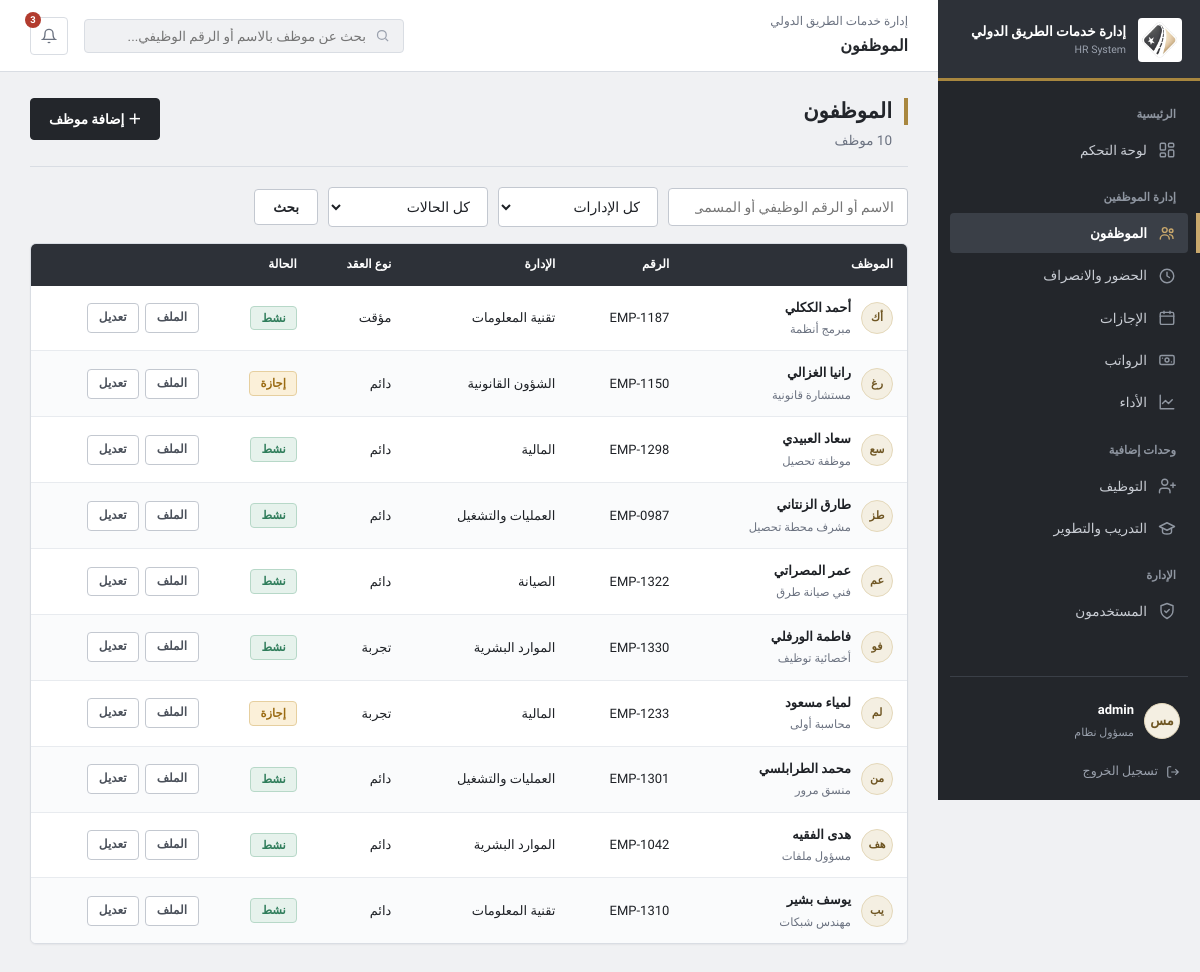
The app's page /employees/ (signed in) with its own data.
### tables this page shows
CREATE TABLE users (
    id INTEGER PRIMARY KEY AUTOINCREMENT,
    username TEXT NOT NULL UNIQUE,
    password_hash TEXT NOT NULL,
    role TEXT NOT NULL DEFAULT 'hr',
    employee_id INTEGER REFERENCES employees(id)
);

CREATE TABLE employees (
    id INTEGER PRIMARY KEY AUTOINCREMENT,
    employee_code TEXT NOT NULL UNIQUE,
    full_name TEXT NOT NULL,
    initials TEXT NOT NULL,
    department_id INTEGER NOT NULL REFERENCES departments(id),
    position TEXT NOT NULL,
    hire_date TEXT NOT NULL,
    contract_type TEXT NOT NULL,
    contract_end_date TEXT,
    status TEXT NOT NULL DEFAULT 'نشط',
    phone TEXT,
    email TEXT,
    base_salary REAL NOT NULL DEFAULT 0,
    allowance REAL NOT NULL DEFAULT 0
);

CREATE TABLE departments (
    id INTEGER PRIMARY KEY AUTOINCREMENT,
    name TEXT NOT NULL UNIQUE
);

### modules/employees.py (the view)
@bp.route("/")
@login_required
def index():
    conn = db.get_db()
    q = request.args.get("q", "").strip()
    dept = request.args.get("dept", "")
    status = request.args.get("status", "")
    sql = ("SELECT e.*, d.name AS department_name FROM employees e "
           "JOIN departments d ON d.id = e.department_id WHERE 1=1")
    params = []
    if q:
        sql += " AND (e.full_name LIKE ? OR e.employee_code LIKE ? OR e.position LIKE ?)"
        params += ["%" + q + "%"] * 3
    if dept.isdigit():
        sql += " AND e.department_id = ?"
        params.append(int(dept))
    if status in STATUSES:
        sql += " AND e.status = ?"
        params.append(status)
    sql += " ORDER BY e.full_name"
    rows = conn.execute(sql, params).fetchall()
    return render_template("employees/list.html", rows=rows, q=q, dept=dept, status=status,
                           departments=department_options(conn), statuses=STATUSES)

### app.py (called while the page is built)
def get_current_user():
    if "user_id" not in session:
        return None
    return db.get_db().execute(
        """
        SELECT u.id, u.username, u.role, u.employee_id,
               e.full_name, e.initials, e.position,
               d.name AS department_name
        FROM users u
        LEFT JOIN employees e ON e.id = u.employee_id
        LEFT JOIN departments d ON d.id = e.department_id
        WHERE u.id = ?
        """,
        (session["user_id"],),
    ).fetchone()

@app.context_processor
def inject_globals():
    ctx = {"current_user": None, "pending_badge": 0}
    if "user_id" in session:
        ctx["current_user"] = get_current_user()
        ctx["pending_badge"] = db.get_db().execute(
            "SELECT COUNT(*) AS c FROM leave_requests WHERE status = 'pending'"
        ).fetchone()["c"]
    return ctx

@app.before_request
def csrf_protect():
    if request.method == "POST" and not csrf_valid():
        abort(400)

### core.py (called while the page is built)
def login_required(view):
    @wraps(view)
    def wrapped(*args, **kwargs):
        uid = session.get("user_id")
        if not uid:
            return redirect(url_for("login"))
        ok = db.get_db().execute("SELECT 1 FROM users WHERE id = ?", (uid,)).fetchone()
        if not ok:
            session.clear()
            return redirect(url_for("login"))
        return view(*args, **kwargs)
    return wrapped

def department_options(conn):
    return [(r["id"], r["name"]) for r in conn.execute("SELECT id, name FROM departments ORDER BY name").fetchall()]

### db.py (called while the page is built)
def get_db():
    if "db" not in g:
        os.makedirs(os.path.dirname(DB_PATH), exist_ok=True)
        g.db = sqlite3.connect(DB_PATH)
        g.db.row_factory = sqlite3.Row
        g.db.execute("PRAGMA foreign_keys = ON")
    return g.db

### templates/employees/list.html (shortened to what this page needs)
{% extends "base.html" %}{% import "_macros.html" as m %}
{% set page_label = 'الموظفون' %}{% set active_panel = 'employees' %}
{% block content %}
{% call m.page_head('الموظفون', rows|length ~ ' موظف') %}<a class="btn btn-primary" href="{{ url_for('employees.new') }}">＋ إضافة موظف</a>{% endcall %}
<form class="filters" method="GET">
  <input type="search" name="q" value="{{ q }}" placeholder="الاسم أو الرقم الوظيفي أو المسمى">
  <select name="dept"><option value="">كل الإدارات</option>{% for v,t in departments %}<option value="{{ v }}" {{ 'selected' if dept|string == v|string }}>{{ t }}</option>{% endfor %}</select>
  <select name="status"><option value="">كل الحالات</option>{% for s in statuses %}<option {{ 'selected' if status == s }}>{{ s }}</option>{% endfor %}</select>
  <button class="btn" type="submit">بحث</button>
</form>
<div class="card"><div class="table-wrap"><table>
  <thead><tr><th>الموظف</th><th>الرقم</th><th>الإدارة</th><th>نوع العقد</th><th>الحالة</th><th></th></tr></thead>
  <tbody>
  {% for e in rows %}
  <tr>
    <td><a class="person" href="{{ url_for('employees.view', emp_id=e.id) }}"><div class="avatar">{{ e.initials }}</div><div><b>{{ e.full_name }}</b><span>{{ e.position }}</span></div></a></td>
    <td><span class="num">{{ e.employee_code }}</span></td><td>{{ e.department_name }}</td><td>{{ e.contract_type }}</td>
    <td><span class="pill {{ {'نشط':'good','إجازة':'warn','موقوف':'bad','منتهي':'gray'}[e.status] }}">{{ e.status }}</span></td>
    <td><div class="row-actions"><a class="btn-sm" href="{{ url_for('employees.view', emp_id=e.id) }}">الملف</a><a class="btn-sm" href="{{ url_for('employees.edit', emp_id=e.id) }}">تعديل</a></div></td>
  </tr>
  {% else %}<tr><td colspan="6" class="empty">لا يوجد موظفون مطابقون للبحث.</td></tr>{% endfor %}
  </tbody>
</table></div></div>
{% endblock %}

### templates/base.html (shortened to what this page needs)
{%- macro nav(key, endpoint, label, icon) -%}
<a class="nav-item {{ 'active' if active_panel == key else '' }}" href="{{ url_for(endpoint) }}">
  <svg viewBox="0 0 24 24" fill="none" stroke="currentColor" stroke-width="1.9" stroke-linecap="round" stroke-linejoin="round">{{ icon|safe }}</svg>{{ label }}
</a>
{%- endmacro -%}
<!DOCTYPE html>
<html lang="ar" dir="rtl">
<head>
<link rel="stylesheet" href="{{ url_for('static', filename='css/style.css') }}">
</head>
<body>
<div class="shell">
  <aside class="sidebar">
    <a class="brand" href="{{ url_for('dashboard') }}">
      <img src="{{ url_for('static', filename='img/emblem.png') }}" alt="شعار {{ ORG_NAME }}">
      <div><b>{{ ORG_NAME }}</b><span>HR System</span></div>
    </a>
    <div class="nav-label">الرئيسية</div>
    {{ nav('overview', 'dashboard', 'لوحة التحكم', '<rect x="3" y="3" width="7" height="9" rx="1.5"/><rect x="14" y="3" width="7" height="5" rx="1.5"/><rect x="14" y="12" width="7" height="9" rx="1.5"/><rect x="3" y="16" width="7" height="5" rx="1.5"/>') }}
    <div class="nav-label">إدارة الموظفين</div>
    {{ nav('employees', 'employees.index', 'الموظفون', '<circle cx="9" cy="8" r="3.2"/><path d="M3 20c0-3.3 2.7-5.5 6-5.5s6 2.2 6 5.5"/><circle cx="17.5" cy="9" r="2.4"/><path d="M15.5 14.2c2.6.3 4.5 2 4.5 5"/>') }}
    {{ nav('attendance', 'attendance.index', 'الحضور والانصراف', '<circle cx="12" cy="12" r="9"/><path d="M12 7v5l3.2 2"/>') }}
    {{ nav('leaves', 'leaves.index', 'الإجازات', '<rect x="3" y="4.5" width="18" height="16" rx="2"/><path d="M3 9.5h18M8 3v3M16 3v3"/>') }}
    {{ nav('payroll', 'payroll.index', 'الرواتب', '<rect x="2.5" y="6" width="19" height="12" rx="2"/><circle cx="12" cy="12" r="2.6"/><path d="M6 9.5v.01M18 14.5v.01"/>') }}
    {{ nav('performance', 'performance.index', 'الأداء', '<path d="M3 3v18h18"/><path d="m19 9-5 5-4-4-4 4"/>') }}
    <div class="nav-label">وحدات إضافية</div>
    {{ nav('recruitment', 'recruitment.index', 'التوظيف', '<path d="M16 21v-2a4 4 0 0 0-4-4H6a4 4 0 0 0-4 4v2"/><circle cx="9" cy="7" r="4"/><path d="M20 8v6M23 11h-6"/>') }}
    {{ nav('training', 'training.index', 'التدريب والتطوير', '<path d="M22 10 12 5 2 10l10 5 10-5Z"/><path d="M6 12.5V17c0 1.7 2.7 3 6 3s6-1.3 6-3v-4.5"/>') }}
    {% if session.get('role') == 'admin' %}
    <div class="nav-label">الإدارة</div>
    {{ nav('users', 'users.index', 'المستخدمون', '<path d="M12 2 4 5v6c0 5 3.4 8.7 8 11 4.6-2.3 8-6 8-11V5Z"/><path d="m9 12 2 2 4-4"/>') }}
    {% endif %}
    <div class="sidebar-foot">
      <a class="user-chip" href="{{ url_for('users.account') }}" title="حسابي">
        <div class="avatar">{{ current_user['initials'] if current_user and current_user['initials'] else 'مس' }}</div>
        <div class="who">
          <b>{{ (current_user['full_name'] or current_user['username']) if current_user else '' }}</b>
          <span>{% if current_user and current_user['department_name'] %}{{ current_user['position'] }}{% elif current_user %}{{ 'مسؤول نظام' if current_user['role'] == 'admin' else 'موارد بشرية' }}{% endif %}</span>
        </div>
      </a>
      <a class="logout-link" href="{{ url_for('logout') }}">
        <svg width="14" height="14" viewBox="0 0 24 24" fill="none" stroke="currentColor" stroke-width="2"><path d="M9 21H5a2 2 0 0 1-2-2V5a2 2 0 0 1 2-2h4"/><path d="M16 17l5-5-5-5M21 12H9"/></svg>
        تسجيل الخروج
      </a>
    </div>
  </aside>
  <div class="main">
    <div class="topbar">
      <div class="page-title">{{ ORG_NAME }}<b>{{ page_label|default('لوحة التحكم') }}</b></div>
      <form class="search" method="GET" action="{{ url_for('employees.index') }}" role="search">
        <svg width="15" height="15" viewBox="0 0 24 24" fill="none" stroke="currentColor" stroke-width="2"><circle cx="11" cy="11" r="7"/><path d="m21 21-4.3-4.3"/></svg>
        <input type="search" name="q" placeholder="بحث عن موظف بالاسم أو الرقم الوظيفي..." aria-label="بحث">
      </form>
      <a class="icon-btn" href="{{ url_for('leaves.index', status='pending') }}" title="طلبات إجازة معلّقة" aria-label="الإشعارات">
        <svg width="16" height="16" viewBox="0 0 24 24" fill="none" stroke="currentColor" stroke-width="2"><path d="M18 8a6 6 0 0 0-12 0c0 7-3 9-3 9h18s-3-2-3-9"/><path d="M13.7 21a2 2 0 0 1-3.4 0"/></svg>
        {% if pending_badge %}<span class="badge">{{ pending_badge }}</span>{% endif %}
      </a>
    </div>
    <div class="content">
      {% block content %}{% endblock %}
    </div>
  </div>
</div>
</body>
</html>

### templates/_macros.html (shortened to what this page needs)
{% macro page_head(title, sub='') -%}
<div class="page-head"><div><h2>{{ title }}</h2>{% if sub %}<p>{{ sub }}</p>{% endif %}</div><div class="actions">{{ caller() if caller else '' }}</div></div>
{%- endmacro %}

### records on screen
users: username "admin", role "مسؤول نظام"
employees: initials "أك", full_name "أحمد الككلي", position "مبرمج أنظمة", employee_code "EMP-1187", department_name "تقنية المعلومات", contract_type "مؤقت", status "نشط"
employees: initials "رغ", full_name "رانيا الغزالي", position "مستشارة قانونية", employee_code "EMP-1150", department_name "الشؤون القانونية", contract_type "دائم", status "إجازة"
employees: initials "سع", full_name "سعاد العبيدي", position "موظفة تحصيل", employee_code "EMP-1298", department_name "المالية", contract_type "دائم", status "نشط"
employees: initials "طز", full_name "طارق الزنتاني", position "مشرف محطة تحصيل", employee_code "EMP-0987", department_name "العمليات والتشغيل", contract_type "دائم", status "نشط"
employees: initials "عم", full_name "عمر المصراتي", position "فني صيانة طرق", employee_code "EMP-1322", department_name "الصيانة", contract_type "دائم", status "نشط"
employees: initials "فو", full_name "فاطمة الورفلي", position "أخصائية توظيف", employee_code "EMP-1330", department_name "الموارد البشرية", contract_type "تجربة", status "نشط"
employees: initials "لم", full_name "لمياء مسعود", position "محاسبة أولى", employee_code "EMP-1233", department_name "المالية", contract_type "تجربة", status "إجازة"
employees: initials "من", full_name "محمد الطرابلسي", position "منسق مرور", employee_code "EMP-1301", department_name "العمليات والتشغيل", contract_type "دائم", status "نشط"
employees: initials "هف", full_name "هدى الفقيه", position "مسؤول ملفات", employee_code "EMP-1042", department_name "الموارد البشرية", contract_type "دائم", status "نشط"
employees: initials "يب", full_name "يوسف بشير", position "مهندس شبكات", employee_code "EMP-1310", department_name "تقنية المعلومات", contract_type "دائم", status "نشط"

### other values on screen
{{ ORG_NAME }} "إدارة خدمات الطريق الدولي"
{{ label }} "لوحة التحكم الموظفون الحضور والانصراف الإجازات الرواتب الأداء التوظيف التدريب والتطوير المستخدمون"
{{ page_label|default('لوحة التحكم') }} "الموظفون"
{{ pending_badge }} "3"
{{ title }} "الموظفون"
{{ sub }} "10 موظف"
